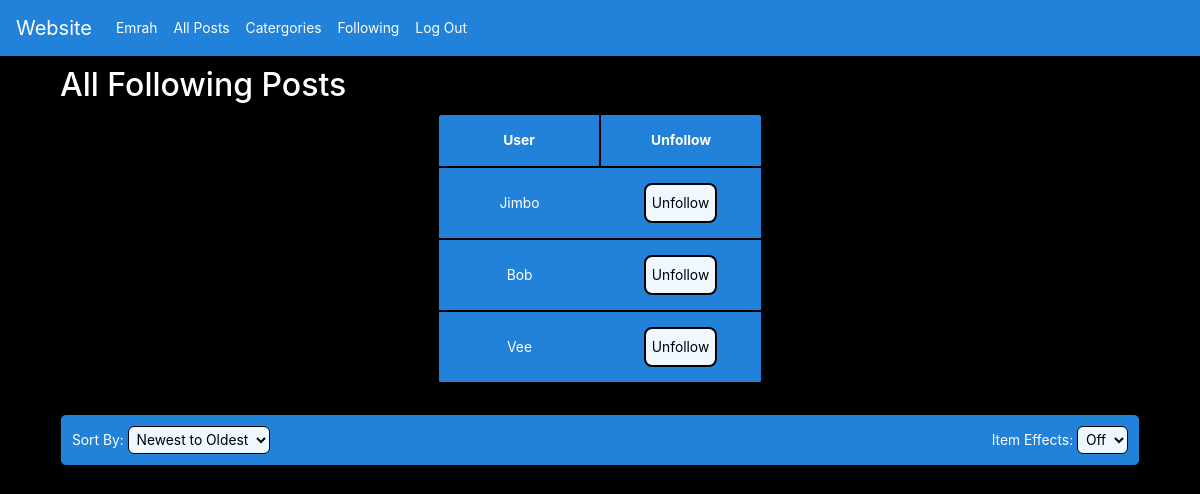
Page /following (signed in) on the earlier database version.
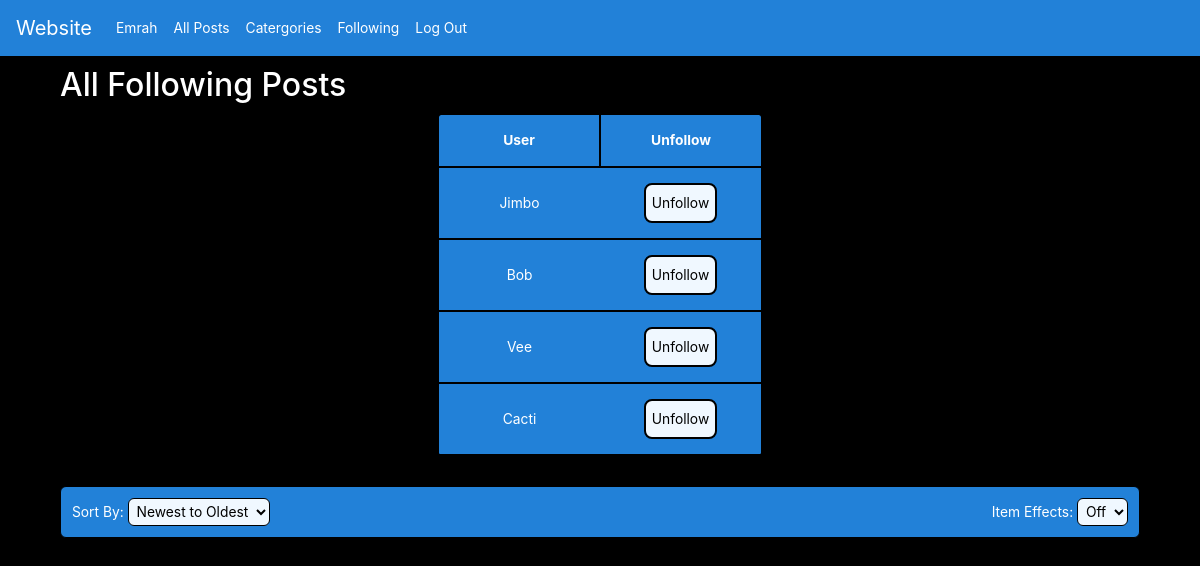
Same page on the later database version.
### network/models.py (models this page shows)
class User(AbstractUser):
    id = models.AutoField(primary_key=True)
    username = models.CharField(unique=True, max_length=26)
    avatar = models.ImageField(upload_to='network/images/', default='network/images/default.jpeg', unique=False)
    datetime_joined = models.DateTimeField(default=timezone.now)

### network/views.py (the view)
# urls.py: path("following", views.following, name="following"),
@login_required
def following(request):
    user = request.user.id
    following = UserFollow.objects.filter(user = user).values('is_now_following')
    following_users = []
    for follow in following:
        following_users.append(follow['is_now_following'])
    following = []
    for user in following_users:
        following.append(User.objects.get(pk=user))
    return render(request, 'network/following.html', {
        'following_users': following
    })

### network/templates/network/following.html (shortened to what this page needs)
{% extends "network/layout.html" %}
{% block body %}
    <div id="following_posts">
        <h2>All Following Posts</h2>
        <div id="following_users">
        <table>
            <thead>
                <th>User</th>
                <th id="left-border">Unfollow</th>
            </thead>
            {% for user in following_users %}
            <tr>
                <td id="col"><a href="{% url 'profile' user.username %}" id="following_user_link">{{ user.username }}</a></td>
                <td id="col"><button id="unfollow_button" data-userid="{{ user.id }}">Unfollow</button></td>
            </tr>
            {% endfor %}
        </table>
        </div>
        <div id="filters">
            <table>
                <tr>
                    <td id="row1">
                        <p style="display:inline">Sort By:</p>
                        <select id="sort">
                            <option selected value="new_old">Newest to Oldest</option>
                        </select>
                    </td>
                    <td id="row2">
                        <p style="display:inline">Item Effects:</p>
                        <select id="item_effects">
                            <option selected value="off">Off</option>
                        </select>
                    </td>
                </tr>
            </table>
        </div>
    </div>
{% endblock %}

Differences in the rows shown:
now on this page (row edited): User: username "Cacti"
